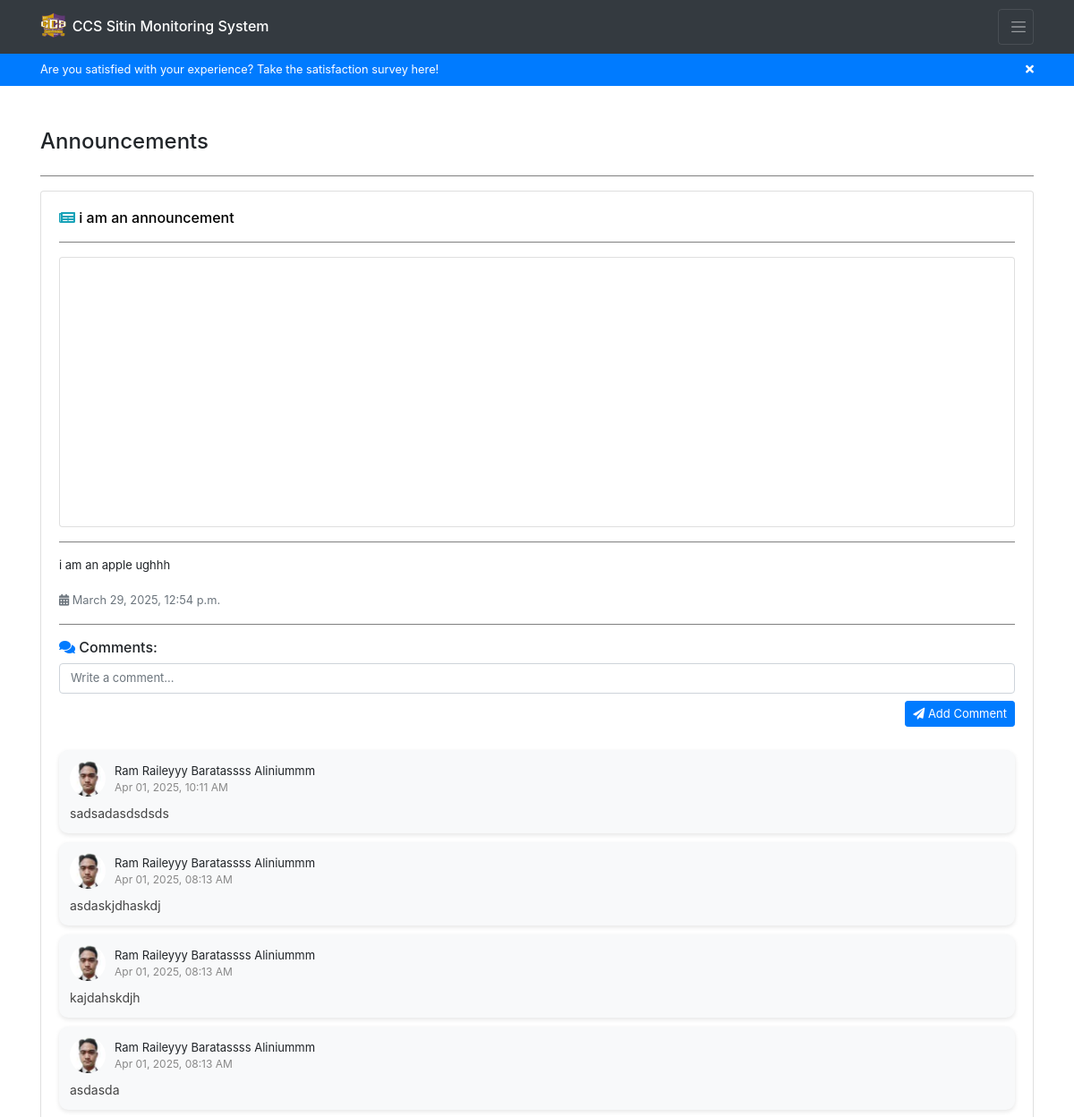
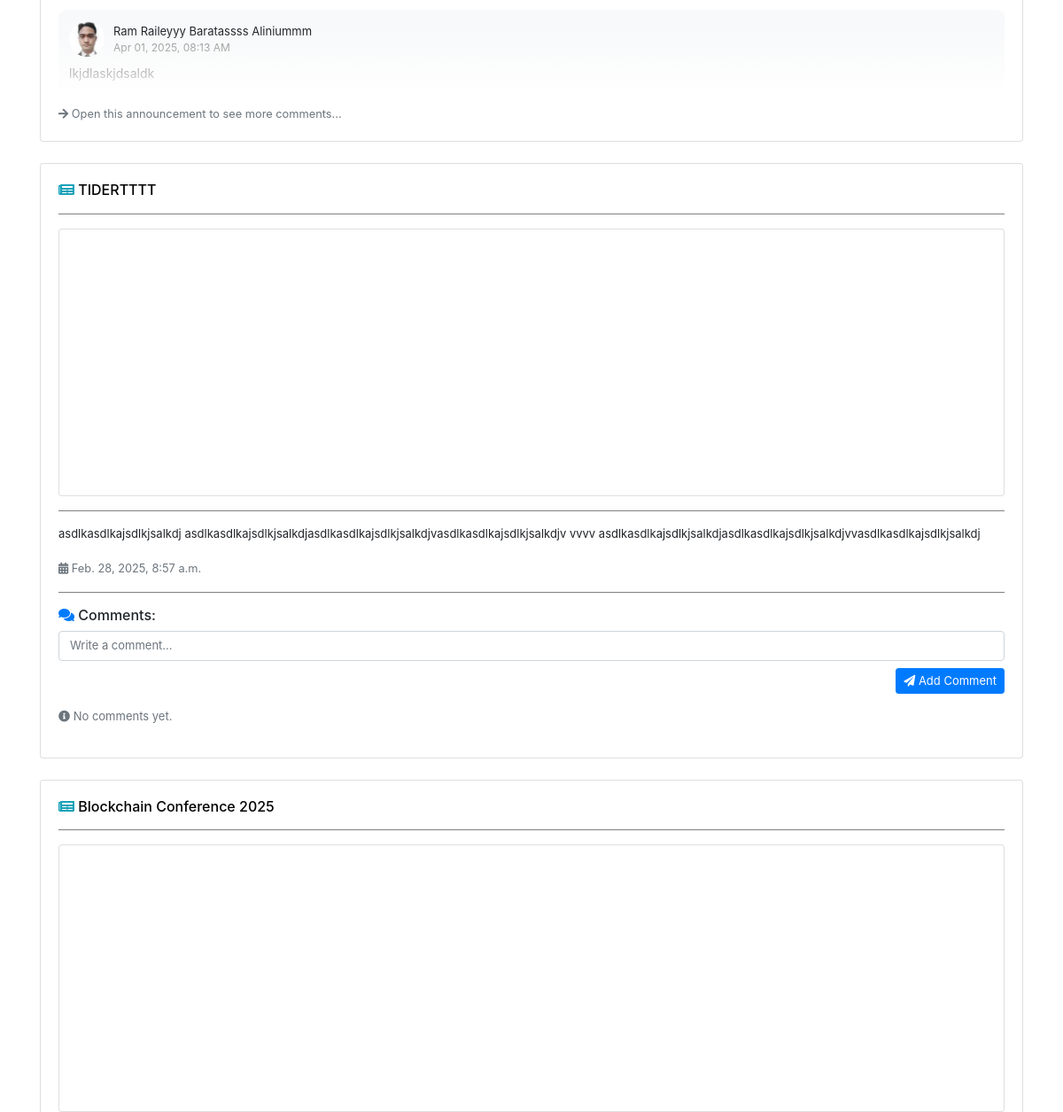
Before: /announcements/ (signed in, upper part) with the older database file (2 pictures, top to bottom).
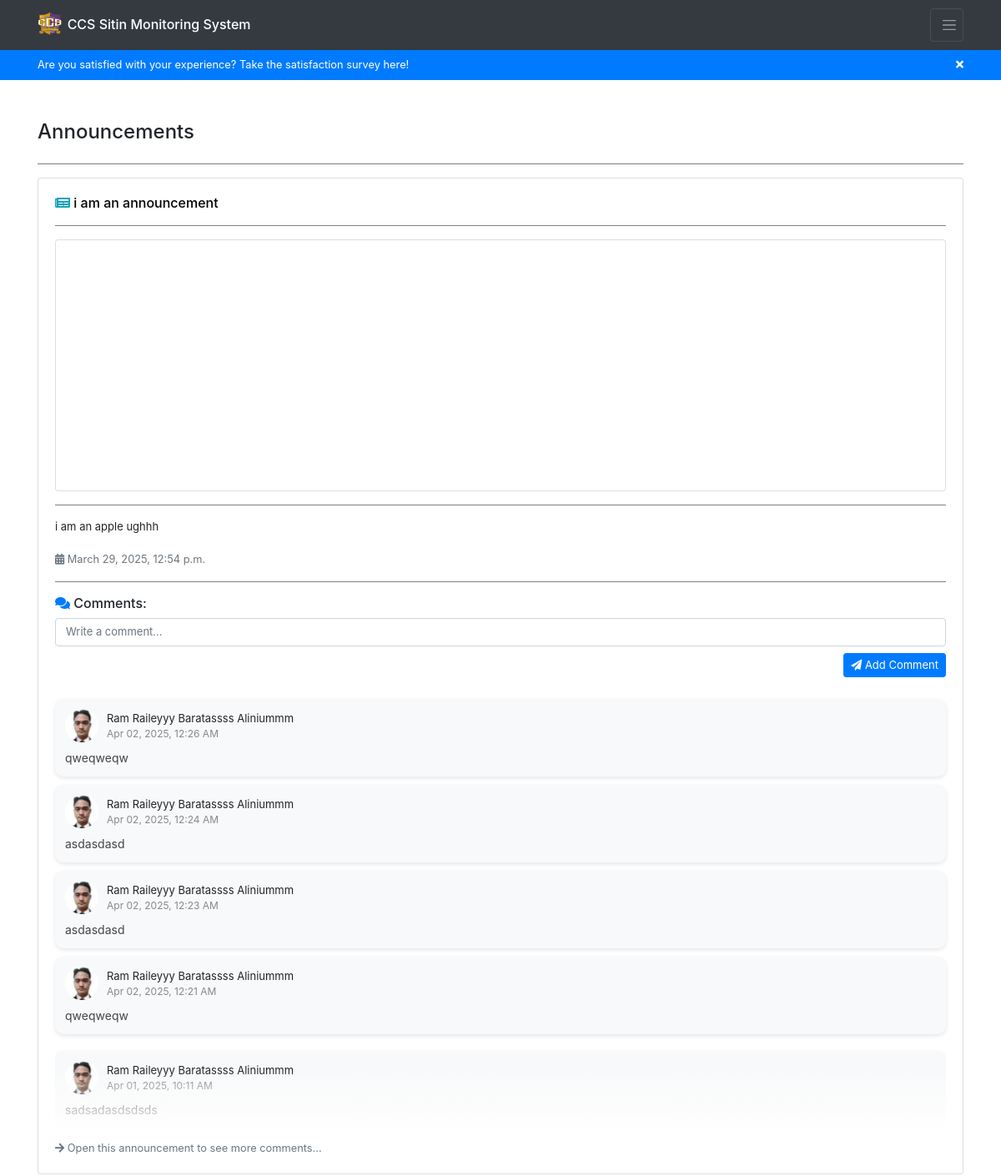
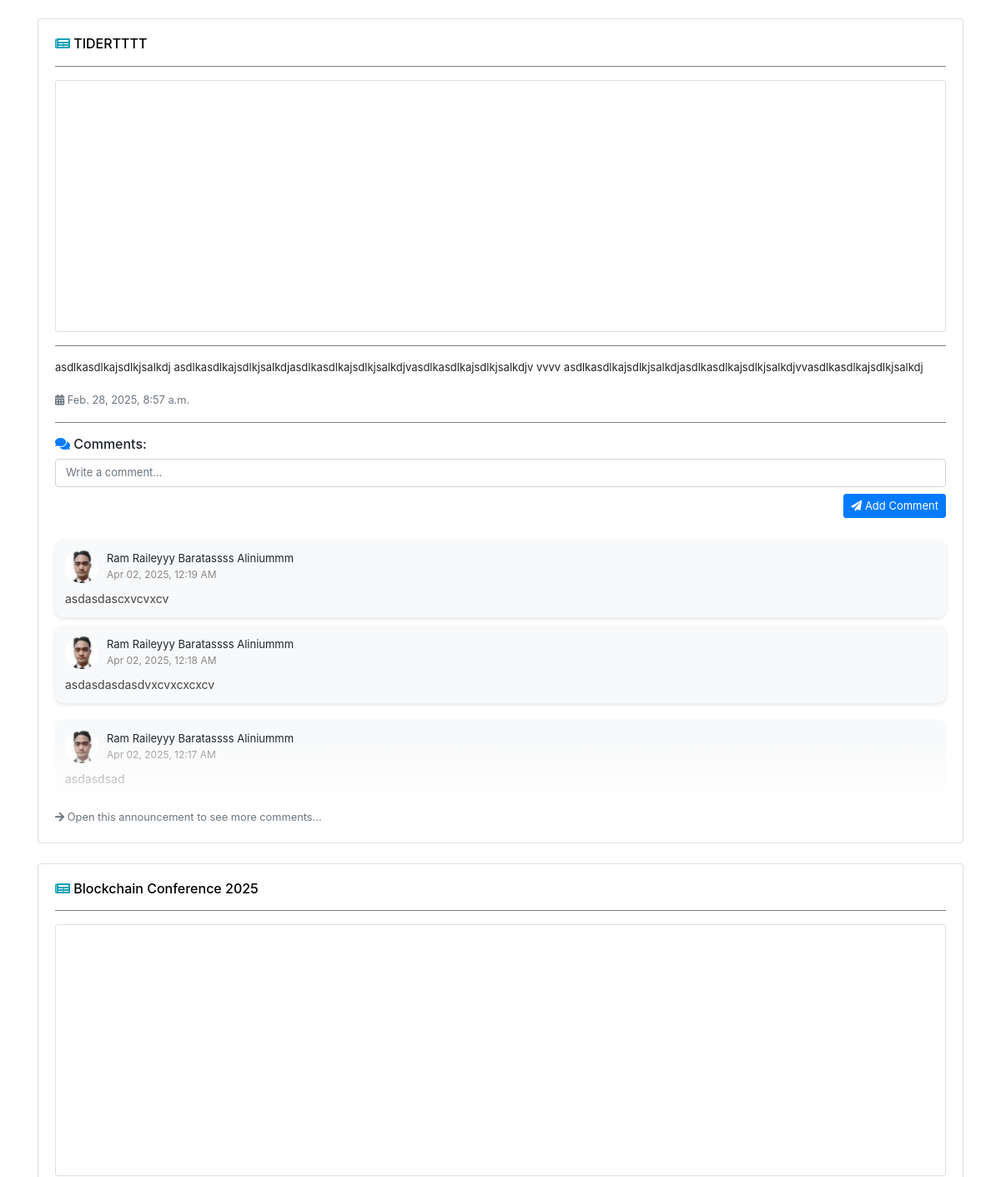
After: the same page with the newer database file (2 pictures, top to bottom).
### backend/models.py (models this page shows, shortened)
class Announcement(models.Model):
    title = models.CharField(max_length=255, blank=True, null=True)
    content = models.TextField(blank=True, null=True)
    image = models.ImageField(upload_to="announcements/", default="announcements/announcement.jpg", blank=True, null=True)
    date = models.DateTimeField(auto_now_add=True)
    updated_at = models.DateTimeField(auto_now=True)
    superuser = models.ForeignKey(User, on_delete=models.CASCADE, limit_choices_to={'is_superuser': True})

class AnnouncementComment(models.Model):
    comment = models.TextField(blank=True, null=True)
    date = models.DateTimeField(auto_now_add=True)
    updated_at = models.DateTimeField(auto_now=True)
    announcement = models.ForeignKey(Announcement, on_delete=models.CASCADE)
    user = models.ForeignKey(User, on_delete=models.CASCADE)

class Registration(models.Model):
    idno = models.IntegerField(primary_key=True)
    lastname = models.CharField(max_length=80, null=True, blank=True)
    firstname = models.CharField(max_length=80, null=True, blank=True)
    middlename = models.CharField(max_length=80, null=True, blank=True)
    course = models.CharField(max_length=80, choices=COURSE_CHOICES, null=True, blank=True)
    level = models.IntegerField(null=True, choices=LEVEL_CHOICES, blank=True)
    email = models.EmailField(max_length=80, null=True, blank=True)
    address = models.CharField(max_length=255, null=True, blank=True)
    sessions = models.IntegerField(default=30, null=True, blank=True)
    points = models.IntegerField(default=0, null=True, blank=True)
    sitins_count = models.IntegerField(default=0, null=True, blank=True)
    profilepicture_og = models.ImageField(upload_to="profiles/", default="profiles/default.jpg", blank=True, null=True)
    profilepicture_lg = models.ImageField(upload_to="profiles/", default="profiles/default_lg.jpg", blank=True, null=True)
    profilepicture_md = models.ImageField(upload_to="profiles/", default="profiles/default_md.jpg", blank=True, null=True)
    profilepicture_sm = models.ImageField(upload_to="profiles/", default="profiles/default_sm.jpg", blank=True, null=True)
    profiledescription = models.TextField(blank=True, null=True)
    username = models.OneToOneField(User, on_delete=models.CASCADE)

### backend/views.py (the view)
# urls.py: path('announcements/', views.announcements, name='user-announcements'),
@login_required
def announcements(request):
    if request.user.is_authenticated:
        announcements = Announcement.objects.all().prefetch_related(
            Prefetch(
                'announcementcomment_set',
                queryset=AnnouncementComment.objects.select_related(
                    'user',
                    'user__registration'
                ).order_by('-date')
            )
        ).order_by('-updated_at')
        paginator = Paginator(announcements, 3)
        page_number = request.GET.get('page')
        page_obj = paginator.get_page(page_number)
        try:
            register = Registration.objects.get(username=request.user)
        except Registration.DoesNotExist:
            register = request.user
        return render(request, 'backend/pages/announcements.html', context={'announcements': page_obj, 'register': register} )
    return redirect('/')

### backend/templatetags/custom_filters.py (called while the page is built)
@register.filter
def time_ago(value):
    now = datetime.now(timezone.utc)
    diff = now - value
    seconds = diff.total_seconds()
    if seconds < 60:
        return f"{int(seconds)} seconds ago"
    elif seconds < 3600:
        minutes = int(seconds / 60)
        return f"{minutes} minute{'s' if minutes != 1 else ''} ago"
    elif seconds < 86400:
        hours = int(seconds / 3600)
        return f"{hours} hour{'s' if hours != 1 else ''} ago"
    else:
        return value.strftime("%b %d, %Y, %I:%M %p ")  # Fallback to date if > 1 day

### backend/templates/backend/pages/announcements.html (shortened to what the changed rows need)
{% extends 'backend/base.html' %}
{% load static %}
{% load custom_filters %}
{% block content %}
<div class="container mt-5">
    {% for announcement in announcements %}
    <div id="announcement-body" class="card mb-4 announcement-card shadow-sm">
        <div class="card-body">
            <h6 class="announcement-title">
                <i class="fas fa-newspaper text-info"></i>
                <a href="{% url 'user-announcement' announcement.id %}" title="View this announcement">{{ announcement.title }}</a>
            </h6>
            <hr>
            {% if announcement.image %}
            <div class="text-center card">
                <img src="{{ announcement.image.url }}"
                    alt="Announcement Image"
                    class="img-fluid rounded"
                    style="max-height: 300px; object-fit: cover;"
                    loading="lazy"
                    decoding="async">
            </div>
            <hr>
            {% endif %}
            <p>{{ announcement.content }}</p>
            <small class="text-muted">
                <i class="fas fa-calendar-alt"></i> {{ announcement.date }}
            </small>
            <hr>
            <div>
                <h6><i class="fas fa-comments text-primary"></i> Comments:</h6>
                <form id="comment-form-{{ announcement.id }}">
                    <div class="form-group">
                        <textarea class="form-control comment-box" rows="1" placeholder="Write a comment..." style="resize: none; overflow-y: hidden;"
                        oninput="this.style.height = ''; this.style.height = this.scrollHeight + 'px'"
                        required></textarea>
                        <button type="button"
                            data-announcement_id="{{ announcement.id }}"
                            onclick="PostComment(this, this.parentElement.parentElement)"
                            class="btn btn-sm btn-primary float-right mt-2">
                            <i class="fas fa-paper-plane"></i> Add Comment
                        </button>
                    </div>
                </form>
                {% with announcement.announcementcomment_set.all|slice:":5" as comments %}
                    {% for comment in comments %}
                    {% if forloop.last %}
                    <div class="fade-wrapper">
                    {% endif %}
                        <div class="comment-card">
                            <div class="comment-header">
                                <img src="{{ comment.user.registration.profilepicture_sm.url }}" alt="Profile Picture"
                                    class="comment-pic">
                                <div class="comment-user-info">
                                    <p class="mb-0">{{ comment.user.registration.firstname }} {{ comment.user.registration.middlename }} {{ comment.user.registration.lastname }}</p>
                                    <span class="comment-date">{{ comment.date|time_ago }}</span>
                                </div>
                            </div>
                            <div class="comment-body">
                                <p>{{ comment.comment }}</p>
                            </div>
                        </div>
                    {% if forloop.last %}
                    </div>
                    {% endif %}
                    {% endfor %}
                {% if comments %}
                    <a href="{% url 'user-announcement' announcement.id %}" class="small text-muted">
                        <i class="fas fa-arrow-right"></i> Open this announcement to see more comments...
                    </a>
                {% else %}
                    <p class="text-muted"><i class="fas fa-info-circle"></i> No comments yet.</p>
                {% endif %}
                {% endwith %}
            </div>
        </div>
    </div>
    {% empty %}
    <div class="card p-3 shadow-sm">
        <h5 class="text-muted"><i class="fas fa-exclamation-circle"></i> No announcements available.</h5>
    </div>
    {% endfor %}
</div>
{% endblock %}

Changed rows visible on the page:
computed for Announcement "i am an announcement": loses AnnouncementComment (user.registration.profilepicture_sm (picture), user.registration.firstname "Ram Raileyyy", user.registration.middlename "Baratassss", user.registration.lastname "Aliniummm", date "Apr 01, 2025, 08:13 AM", comment "asdaskjdhaskdj"); loses AnnouncementComment (user.registration.profilepicture_sm (picture), user.registration.firstname "Ram Raileyyy", user.registration.middlename "Baratassss", user.registration.lastname "Aliniummm", date "Apr 01, 2025, 08:13 AM", comment "kajdahskdjh"); loses AnnouncementComment (user.registration.profilepicture_sm (picture), user.registration.firstname "Ram Raileyyy", user.registration.middlename "Baratassss", user.registration.lastname "Aliniummm", date "Apr 01, 2025, 08:13 AM", comment "asdasda"); loses AnnouncementComment (user.registration.profilepicture_sm (picture), user.registration.firstname "Ram Raileyyy", user.registration.middlename "Baratassss", user.registration.lastname "Aliniummm", date "Apr 01, 2025, 08:13 AM", comment "lkjdlaskjdsaldk")
added AnnouncementComment: user.registration.profilepicture_sm (picture), user.registration.firstname "Ram Raileyyy", user.registration.middlename "Baratassss", user.registration.lastname "Aliniummm", date "Apr 02, 2025, 12:26 AM", comment "qweqweqw", shown under Announcement "i am an announcement"
added AnnouncementComment: user.registration.profilepicture_sm (picture), user.registration.firstname "Ram Raileyyy", user.registration.middlename "Baratassss", user.registration.lastname "Aliniummm", date "Apr 02, 2025, 12:24 AM", comment "asdasdasd", shown under Announcement "i am an announcement"
added AnnouncementComment: user.registration.profilepicture_sm (picture), user.registration.firstname "Ram Raileyyy", user.registration.middlename "Baratassss", user.registration.lastname "Aliniummm", date "Apr 02, 2025, 12:23 AM", comment "asdasdasd", shown under Announcement "i am an announcement"
added AnnouncementComment: user.registration.profilepicture_sm (picture), user.registration.firstname "Ram Raileyyy", user.registration.middlename "Baratassss", user.registration.lastname "Aliniummm", date "Apr 02, 2025, 12:21 AM", comment "qweqweqw", shown under Announcement "i am an announcement"
computed for Announcement "TIDERTTTT": text "No comments yet." → "Open this announcement to see more comments..."
added AnnouncementComment: user.registration.profilepicture_sm (picture), user.registration.firstname "Ram Raileyyy", user.registration.middlename "Baratassss", user.registration.lastname "Aliniummm", date "Apr 02, 2025, 12:19 AM", comment "asdasdascxvcvxcv", shown under Announcement "TIDERTTTT"
added AnnouncementComment: user.registration.profilepicture_sm (picture), user.registration.firstname "Ram Raileyyy", user.registration.middlename "Baratassss", user.registration.lastname "Aliniummm", date "Apr 02, 2025, 12:18 AM", comment "asdasdasdasdvxcvxcxcxcv", shown under Announcement "TIDERTTTT"
added AnnouncementComment: user.registration.profilepicture_sm (picture), user.registration.firstname "Ram Raileyyy", user.registration.middlename "Baratassss", user.registration.lastname "Aliniummm", date "Apr 02, 2025, 12:17 AM", comment "asdasdsad", shown under Announcement "TIDERTTTT"
